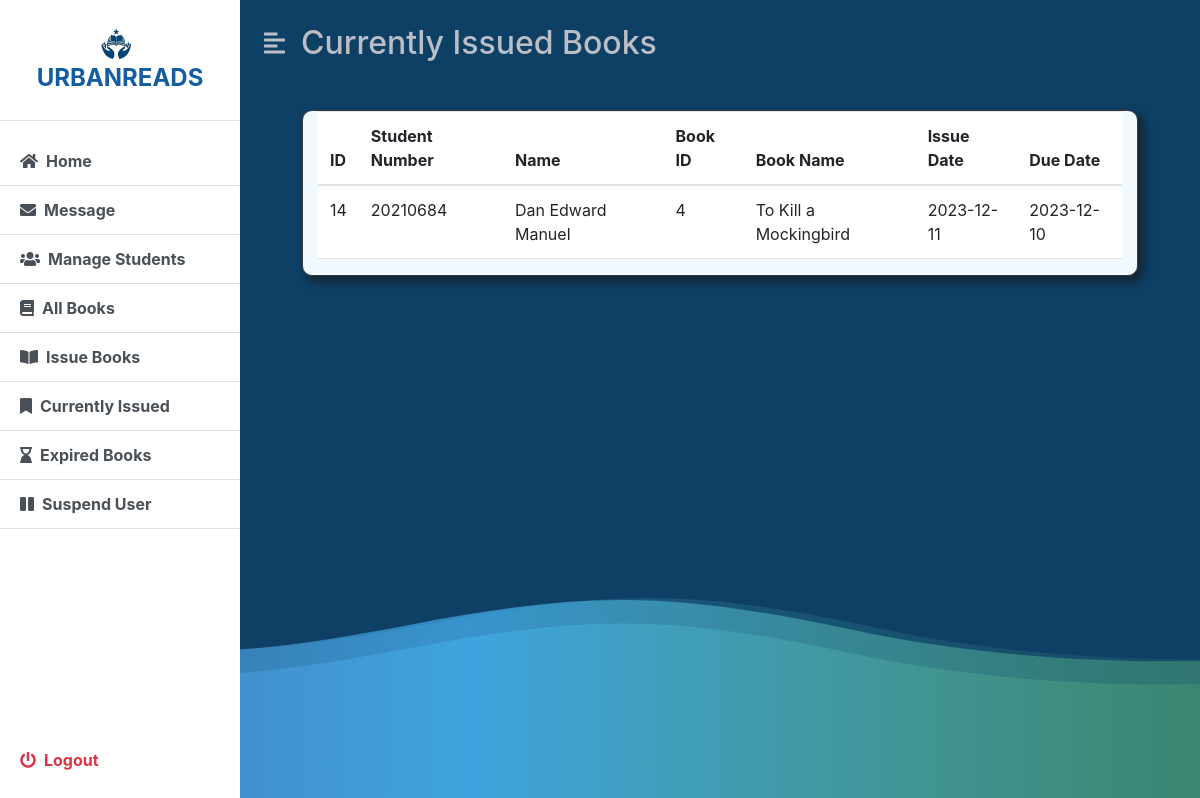
The page /admin/currentlyIssued.php (signed in) on the database as committed earlier.
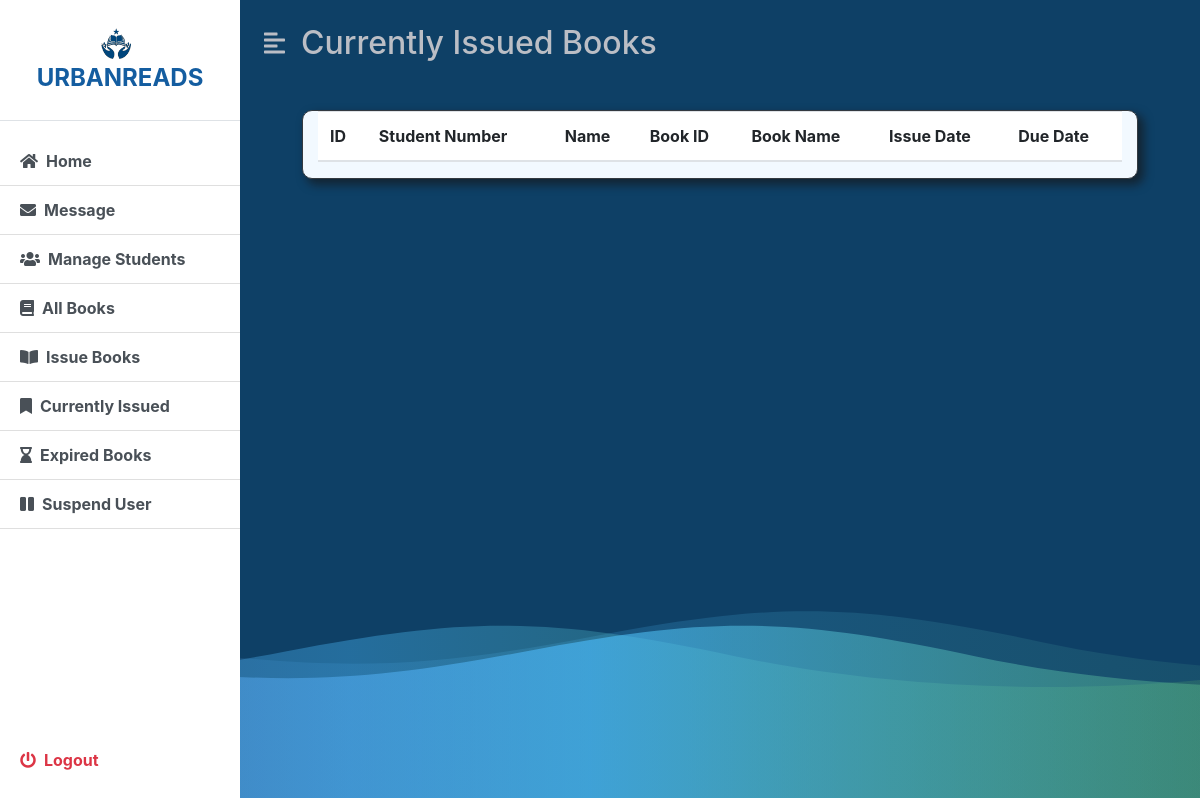
The same page on the database as committed later.
### tables this page shows
CREATE TABLE `borrowed` (
  `issued_id` int(11) NOT NULL,
  `book_id` int(11) NOT NULL,
  `id` int(11) NOT NULL,
  `book_title` varchar(50) NOT NULL,
  `student_number` varchar(50) NOT NULL,
  `due_date` date DEFAULT (curdate() + interval 7 day),
  `issue_date` date NOT NULL DEFAULT current_timestamp(),
  `full_name` varchar(100) NOT NULL
);

### admin/currentlyIssued.php (the view, shortened to what this page needs)
<?php
include('../dbconfig.php');
    $sql = 'SELECT * FROM borrowed';
    $stmt = $pdo->prepare($sql);
    $stmt->execute();
    $rows = $stmt->fetchAll(PDO::FETCH_OBJ);
?>
<!DOCTYPE html>
<html lang="en">
<head>
    <link rel="stylesheet" href="includes/style.css">
    <link rel="stylesheet" href="Bootsrap\css\bootstrap.min.css">
    <link rel="stylesheet" href="https://cdnjs.cloudflare.com/ajax/libs/font-awesome/5.15.3/css/all.min.css" />
    <link rel="stylesheet" href="https://cdn.datatables.net/1.13.6/css/jquery.dataTables.min.css">
</head>
<body>
    <div class="background-container">
        <div class="d-flex" id="wrapper">
            <?php include('includes/sidebar.php'); ?>
            <div id="page-content-wrapper" class="scrollable-content">
                <nav class="navbar navbar-expand-lg navbar-light bg-transparent py-4 px-4">
                    <div class="d-flex align-items-center">
                        <i class="fas fa-align-left second-text fs-4 me-3" id="menu-toggle"></i>
                        <h2 class="fs-2 m-0 second-text">Currently Issued Books</h2>
                    </div>
                </nav>
                <div class="container-fluid px-4">
                    <form action="" method="post" class="post">
                        <br>
                        <div class="container col-md-11 maintop border border-dark">
                            <table class="table table-bordered-dark" id="tbl-current-issued">
                                <thead>
                                    <tr>
                                        <th>ID</th>
                                        <th>Student Number</th>
                                        <th>Name</th>
                                        <th>Book ID</th>
                                        <th>Book Name</th>
                                        <th>Issue Date</th>
                                        <th>Due Date</th>
                                    </tr>
                                </thead>
                                    <?php
                                    foreach($rows as $row){
                                        echo ' <tr>
                                        <td scope="row">' . $row->issued_id . '</td>
                                        <td>' . $row->student_number . '</td>
                                        <td>' . $row->full_name . '</td>
                                        <td>' . $row->book_id . '</td>
                                        <td>' . $row->book_title . '</td>
                                        <td>' . $row->issue_date . '</td>
                                        <td>' . $row->due_date . '</td>';
                                        echo ' </tr> ';
                                    }
                                    ?>
                            </table>
                        </div>
                    </form>
                    <br>
                    <br>
                </div>
            </div>
        </div>
    </div>
    <link href="https://maxcdn.bootstrapcdn.com/bootstrap/4.5.2/css/bootstrap.min.css" rel="stylesheet">
</body>
</html>

Rows that differ between the two databases and show on the page:
removed borrowed: issued_id "14", student_number "20210684", full_name "Dan Edward Manuel", book "4", book_title "To Kill a Mockingbird", issue_date "2023-12-11", due_date "2023-12-10"
